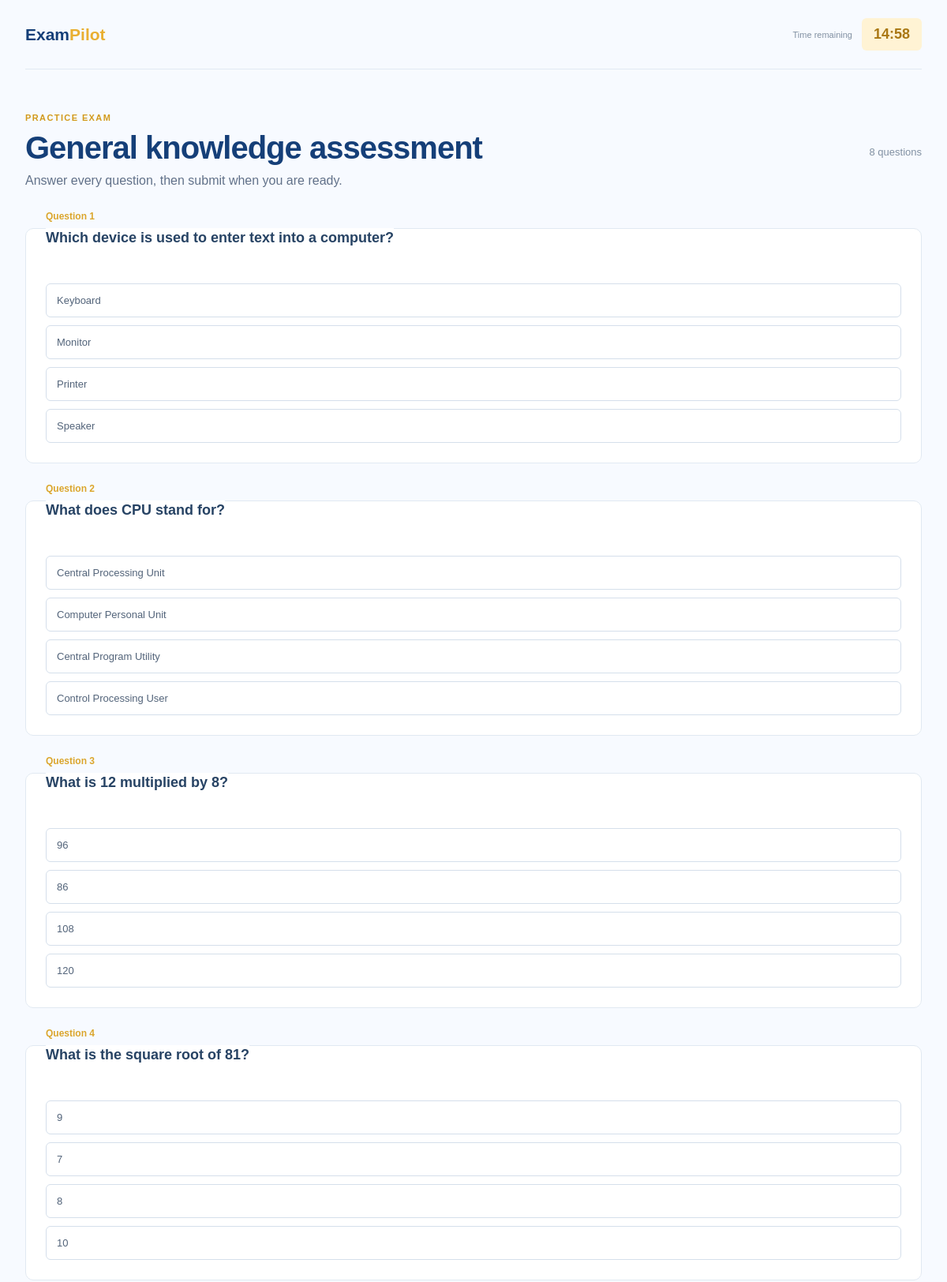
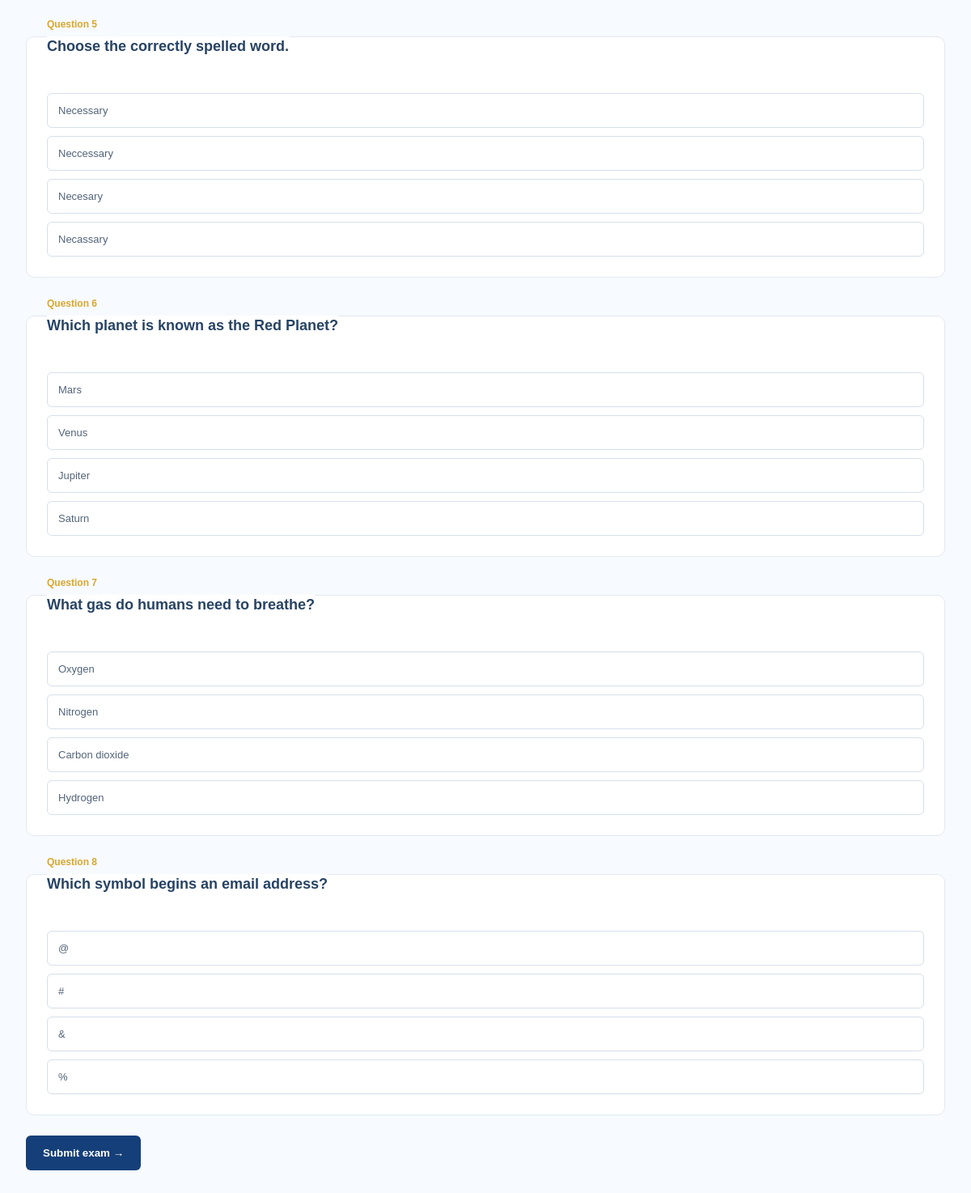
Page /exam (signed in) on the committed database (2 pictures, top to bottom).
### tables this page shows
CREATE TABLE questions (
                id INTEGER PRIMARY KEY AUTOINCREMENT,
                subject TEXT NOT NULL,
                question TEXT NOT NULL,
                answer TEXT NOT NULL,
                options TEXT NOT NULL
            );

### app.py (the view)
@app.route("/exam")
@login_required
def exam():
    with get_db() as connection:
        questions = connection.execute("SELECT * FROM questions ORDER BY id").fetchall()
    return render_template("exam.html", questions=questions, duration=EXAM_DURATION)

### app.py (called while the page is built)
def get_db():
    connection = sqlite3.connect(DATABASE)
    connection.row_factory = sqlite3.Row
    return connection

def login_required(view):
    @wraps(view)
    def wrapped(*args, **kwargs):
        if "student_id" not in session:
            flash("Please log in to continue.", "error")
            return redirect(url_for("login", next=request.path))
        return view(*args, **kwargs)
    return wrapped

### templates/exam.html (shortened to what this page needs)
<!DOCTYPE html>
<html lang="en">
<head>
    <link rel="stylesheet" href="{{ url_for('static', filename='exam.css') }}">
</head>
<body>
    <header class="app-header exam-header"><a class="brand" href="/">Exam<span class="brand-accent">Pilot</span></a><div class="timer"><span>Time remaining</span><strong data-timer data-seconds="{{ duration }}">--:--</strong></div></header>
    <main class="exam-page">
        <div class="exam-intro"><div><p class="eyebrow">PRACTICE EXAM</p><h1>General knowledge assessment</h1><p class="muted">Answer every question, then submit when you are ready.</p></div><span class="question-count">{{ questions|length }} questions</span></div>
        <form method="post" action="{{ url_for('submit_exam') }}" data-exam-form>
            {% for question in questions %}
            <fieldset class="question-card">
                <legend><span>Question {{ loop.index }}</span>{{ question.question }}</legend>
                <div class="options">{% for option in question.options.split('|') %}<label class="option"><input type="radio" name="{{ question.id }}" value="{{ option }}" required><span>{{ option }}</span></label>{% endfor %}</div>
            </fieldset>
            {% endfor %}
            <button class="button submit-button" type="submit">Submit exam <span aria-hidden="true">&rarr;</span></button>
        </form>
    </main>
</body>
</html>

### static/exam.css (style rules this page uses)
* { box-sizing: border-box; margin: 0; padding: 0; }
:root { font-family: Arial, sans-serif; color: #142b4a; background: #f7faff; }
body { background: #f7faff; }
a { color: inherit; text-decoration: none; }
.app-header, main { width: min(1180px, calc(100% - 64px)); margin: auto; }
.app-header { display: flex; align-items: center; justify-content: space-between; padding: 23px 0; border-bottom: 1px solid #e1e9f2; }
.brand { color: #153f78; font-size: 21px; font-weight: 800; }
.brand-accent { color: #e9af31; }
.timer { display: flex; align-items: center; gap: 12px; color: #8190a2; font-size: 11px; }
.timer strong { padding: 10px 15px; border-radius: 6px; background: #fff3d4; color: #a97712; font-size: 18px; }
.exam-page { padding: 55px 0; }
.exam-intro { display: flex; align-items: center; justify-content: space-between; gap: 20px; }
.eyebrow { color: #d29a1b; font-size: 11px; font-weight: 800; letter-spacing: 1.4px; }
h1 { margin: 10px 0 5px; color: #153f78; font-size: 40px; letter-spacing: -1px; }
.muted { color: #617189; line-height: 1.7; }
.question-count { color: #8190a2; font-size: 13px; }
.question-card { margin: 25px 0; padding: 25px; border: 1px solid #e1e9f2; border-radius: 10px; background: #fff; }
.question-card legend { display: grid; gap: 10px; color: #274364; font-size: 18px; font-weight: 700; }
.question-card legend span { color: #dba62d; font-size: 12px; }
.options { display: grid; gap: 10px; margin-top: 22px; }
.option span { display: block; padding: 13px; border: 1px solid #d5dfeb; border-radius: 6px; color: #53647a; font-size: 13px; cursor: pointer; }
.button { padding: 14px 21px; border: 0; border-radius: 6px; background: #153f78; color: #fff; font-weight: 700; cursor: pointer; }
.submit-button { margin-bottom: 30px; }

### rows in the picture
questions: question "Which device is used to enter text into a computer?", option "Keyboard" "Monitor" "Printer" "Speaker"
questions: question "What does CPU stand for?", option "Central Processing Unit" "Computer Personal Unit" "Central Program Utility" "Control Processing User"
questions: question "What is 12 multiplied by 8?", option "96" "86" "108" "120"
questions: question "What is the square root of 81?", option "9" "7" "8" "10"
questions: question "Choose the correctly spelled word.", option "Necessary" "Neccessary" "Necesary" "Necassary"
questions: question "Which planet is known as the Red Planet?", option "Mars" "Venus" "Jupiter" "Saturn"
questions: question "What gas do humans need to breathe?", option "Oxygen" "Nitrogen" "Carbon dioxide" "Hydrogen"
questions: question "Which symbol begins an email address?", option "@" "#" "&" "%"

### other values in the picture
{{ questions|length }} "8"
